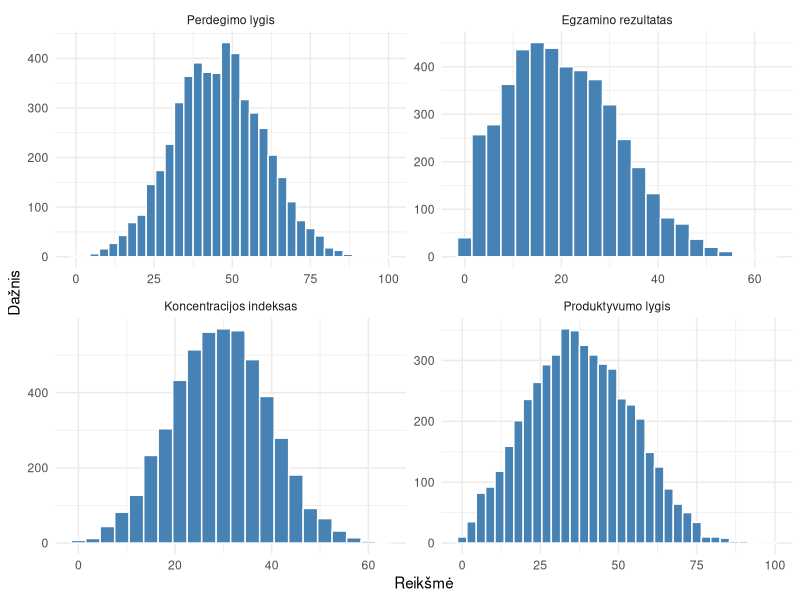
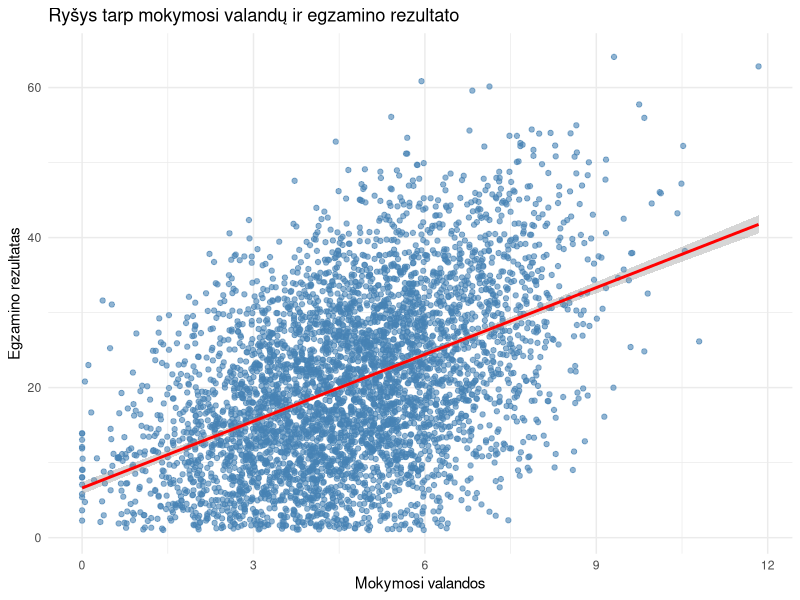
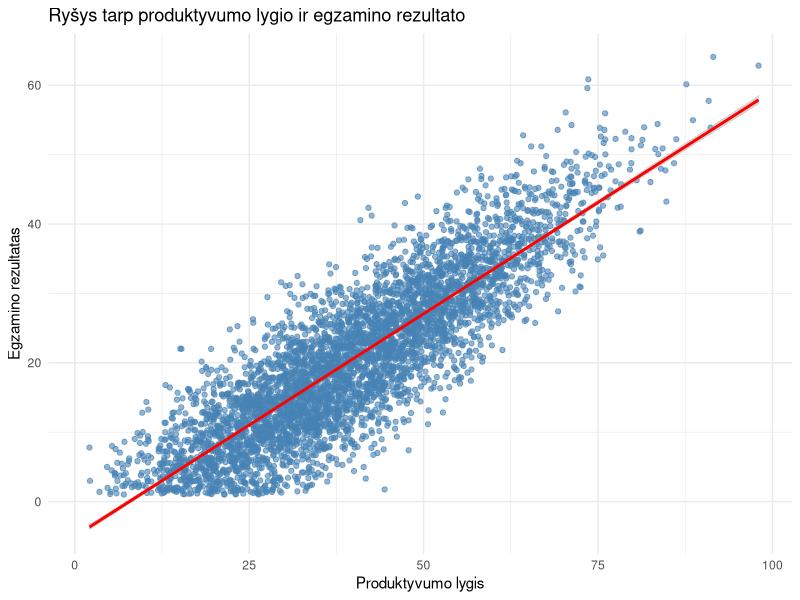
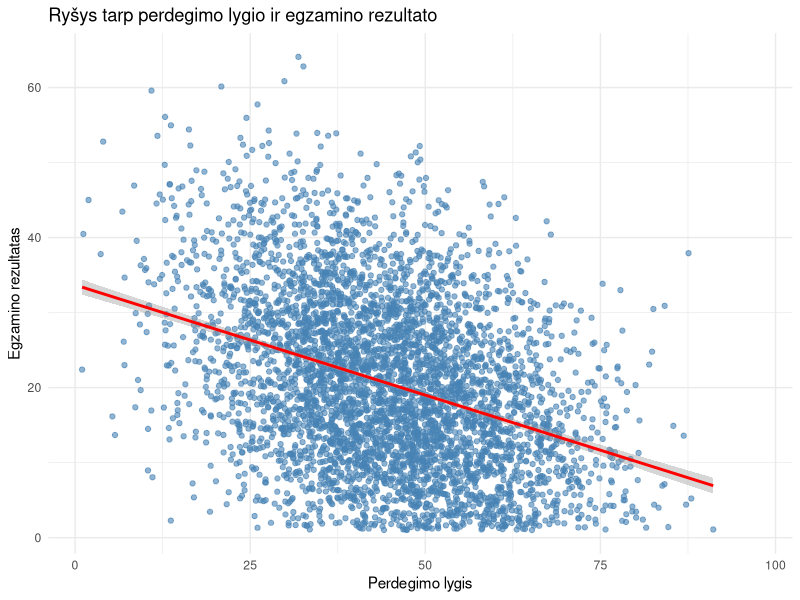
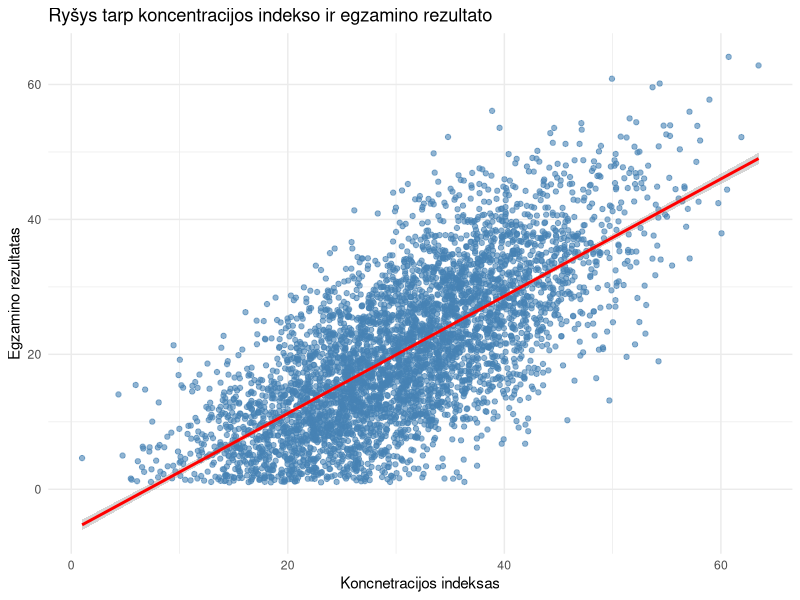
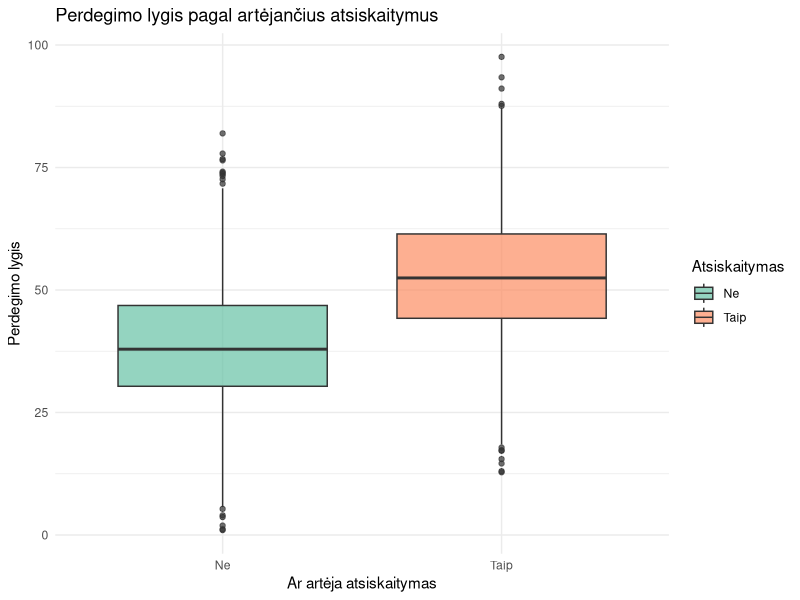
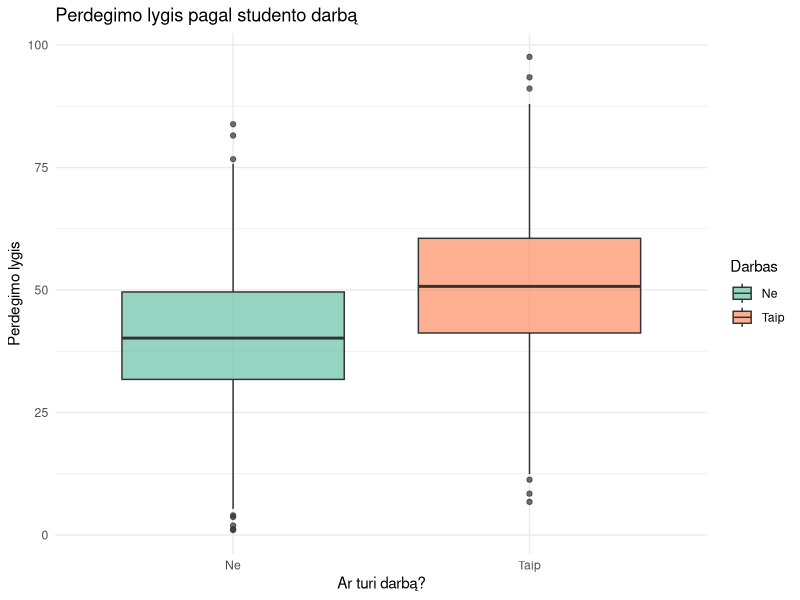

Write R code to recreate these figures, in order.
## ---- chunk 1
library(readxl)
library(dplyr)
library(tidyr)
library(e1071)
library(ggplot2)
## ---- chunk 2
duomenys <- read_excel("Duomenys.xlsx", sheet = "duomenys", range = "A1:U5001")

duomenys <- duomenys %>%
  mutate(across(c(1, 2, 5:15, 17:21), ~as.numeric(.))) %>%
  mutate(exam_score = na_if(exam_score, 1.0)) %>%
  mutate(productivity_score = na_if(productivity_score, 1.0))
## ---- chunk 3
# Histograma 1 - egzamino rezultatai (exam_score)
# Histograma 2 - produktyvumo lygis (productivity_score)
# Histograma 3 - perdegimo lygis (burnout_level)
# Histograma 4 - koncentracijos indeksas (focus_index)
duomenys %>%
  dplyr::select(exam_score, productivity_score, burnout_level, focus_index) %>%
  pivot_longer(cols = everything(),
               names_to = "kintamasis",
               values_to = "reiksme") %>%
  ggplot(aes(x = reiksme)) +
  geom_histogram(binwidth = 3, fill = "steelblue", color = "white") +
  facet_wrap(~kintamasis, scales = "free",
             labeller = labeller(kintamasis = c(
               exam_score = "Egzamino rezultatas",
               productivity_score = "Produktyvumo lygis",
               burnout_level = "Perdegimo lygis",
               focus_index = "Koncentracijos indeksas"
             ))) +
  labs(x = "Reikšmė", y = "Dažnis") +
  theme_minimal()
## ---- chunk 4
# Sklaidos diagrama 1 - ryšys tarp mokimosi valandų ir egzamino rezultato
ggplot(duomenys, aes(x = study_hours, y = exam_score)) +
  geom_point(color = "steelblue", alpha = 0.6) +
  geom_smooth(method = "lm", se = TRUE, color = "red") +
  labs(
    title = "Ryšys tarp mokymosi valandų ir egzamino rezultato",
    x = "Mokymosi valandos",
    y = "Egzamino rezultatas"
  ) +
  theme_minimal()

# Sklaidos diagrama 2 - ryšys tarp produktyvumo lygio ir egzamino rezultato
ggplot(duomenys, aes(x = productivity_score, y = exam_score)) +
  geom_point(color = "steelblue", alpha = 0.6) +
  geom_smooth(method = "lm", se = TRUE, color = "red") +
  labs(
    title = "Ryšys tarp produktyvumo lygio ir egzamino rezultato",
    x = "Produktyvumo lygis",
    y = "Egzamino rezultatas"
  ) +
  theme_minimal()

# Sklaidos diagrama 3 - ryšys tarp perdegimo lygio ir egzamino rezultato
ggplot(duomenys, aes(x = burnout_level, y = exam_score)) +
  geom_point(color = "steelblue", alpha = 0.6) +
  geom_smooth(method = "lm", se = TRUE, color = "red") +
  labs(
    title = "Ryšys tarp perdegimo lygio ir egzamino rezultato",
    x = "Perdegimo lygis",
    y = "Egzamino rezultatas"
  ) +
  theme_minimal()

# Sklaidos diagrama 4 - ryšys tarp koncentracijos indekso ir egzamino rezultato
ggplot(duomenys, aes(x = focus_index, y = exam_score)) +
  geom_point(color = "steelblue", alpha = 0.6) +
  geom_smooth(method = "lm", se = TRUE, color = "red") +
  labs(
    title = "Ryšys tarp koncentracijos indekso ir egzamino rezultato",
    x = "Koncnetracijos indeksas",
    y = "Egzamino rezultatas"
  ) +
  theme_minimal()
## ---- chunk 5
# Duomenų pertvarkymas grafikams
duomenys$part_time_job <- factor(duomenys$part_time_job,
                                 levels = c(0, 1),
                                 labels = c("Ne", "Taip"))
duomenys$upcoming_deadline <- factor(duomenys$upcoming_deadline,
                                 levels = c(0, 1),
                                 labels = c("Ne", "Taip"))
## ---- chunk 6
# Boxplot 1 - perdegimo lygis pagal artėjančius atsiskaitymus
ggplot(duomenys, aes(x = upcoming_deadline, y = burnout_level, fill = upcoming_deadline)) +
  geom_boxplot(alpha = 0.7) +
  labs(
    title = "Perdegimo lygis pagal artėjančius atsiskaitymus",
    x = "Ar artėja atsiskaitymas",
    y = "Perdegimo lygis",
    fill = "Atsiskaitymas"
  ) +
  theme_minimal() +
  scale_fill_brewer(palette = "Set2")

# Boxplot 2 - perdegimo lygis pagal tai ar studentas turi darbą
ggplot(duomenys, aes(x = part_time_job, y = burnout_level, fill = part_time_job)) +
  geom_boxplot(alpha = 0.7) +
  labs(
    title = "Perdegimo lygis pagal studento darbą",
    x = "Ar turi darbą?",
    y = "Perdegimo lygis",
    fill = "Darbas"
  ) +
  theme_minimal() +
  scale_fill_brewer(palette = "Set2")
## ---- chunk 7
kiekybiniai <- c(2, 5:13, 17:21)
funkcijos <- list(
  Vidurkis    = ~mean(.x, na.rm = TRUE),
  Min         = ~min(.x, na.rm = TRUE),
  Max         = ~max(.x, na.rm = TRUE),
  Dispersija  = ~var(.x, na.rm = TRUE),
  StNuokrypis = ~sd(.x, na.rm = TRUE),
  Q1          = ~quantile(.x, 0.25, na.rm = TRUE),
  Q2          = ~median(.x, na.rm = TRUE),
  Q3          = ~quantile(.x, 0.75, na.rm = TRUE),
  IQR         = ~IQR(.x, na.rm = TRUE),
  Asimetrija  = ~skewness(.x, na.rm = TRUE),
  Eksecesas   = ~kurtosis(.x, na.rm = TRUE)
)

ch <- duomenys %>%
  dplyr::select(all_of(c(2, 5:13, 17:21))) %>%
  summarise(across(everything(), funkcijos)) %>%
  pivot_longer(everything(),
               names_to = c("Kintamasis", "Charakteristika"),
               names_sep = "_(?=[^_]+$)") %>%
  pivot_wider(names_from = Charakteristika, values_from = value)

print(ch)
## ---- chunk 8
kategoriniai <- c(3:4, 14:16)

for (kol in kategoriniai) {
  pav <- colnames(duomenys)[kol]
  cat("\n", pav, "\n")
  
  lentele <- duomenys %>%
    count(.data[[pav]]) %>%
    rename(Kategorija = 1, Daznis = n) %>%
    mutate(Procentai = round(Daznis / sum(Daznis) * 100, 2))
  
  print(lentele)
}
## ---- chunk 9
tests <- data.frame(
  Hipoteze = c("H1", "H2", "H3", "H4", "H5", "H6", "H7"),
  Testas = c(
    "Mann-Whitney-Wilcoxon rangų sumų testas",
    "Vienos imties Wilcoxon testas",
    "Kruskal-Wallis testas",
    "Porinis Wilcoxon testas",
    "Kruskal-Wallis testas",
    "Chi kvadrato suderinamumo kriterijus",
    "Chi kvadrato nepriklausomumo kriterijus"
  ),
  Kintamieji = c(
    "exam_score pagal sleep_group",
    "focus_index aktyvių studentų grupėje",
    "burnout_level pagal internet_quality",
    "screen_time_hours ir study_hours",
    "productivity_score pagal academic_level",
    "study_hours > 5",
    "upcoming_deadline ir high_productivity"
  )
)
tests
## ---- chunk 10
lab3_data <- if (exists("duomenys")) duomenys else data

lab3_data$sleep_group <- factor(
  ifelse(lab3_data$sleep_hours >= 7,
         "Miega >= 7 val.", "Miega < 7 val."),
  levels = c("Miega < 7 val.", "Miega >= 7 val.")
)

lab3_data$active_group <- factor(
  ifelse(lab3_data$exercise_minutes > 60,
         "Fiziškai aktyvūs", "Mažiau aktyvūs")
)

lab3_data$study_more_5 <- factor(
  ifelse(lab3_data$study_hours > 5, "Daugiau nei 5 val.", "Ne daugiau nei 5 val.")
)

lab3_data$high_productivity <- factor(
  ifelse(lab3_data$productivity_score >= median(lab3_data$productivity_score, na.rm = TRUE),
         "Aukštas produktyvumas", "Žemesnis produktyvumas")
)
## ---- chunk 11
table(lab3_data$sleep_group)
table(lab3_data$active_group)
table(lab3_data$internet_quality)
table(lab3_data$academic_level)
sum(complete.cases(lab3_data[, c("screen_time_hours", "study_hours")]))
sum(complete.cases(lab3_data[, c("productivity_score", "academic_level")]))
## ---- chunk 12
study_more_5_table <- table(lab3_data$study_more_5)
study_more_5_table
chisq.test(study_more_5_table, p = c(0.5, 0.5))$expected
## ---- chunk 13
deadline_productivity_table <- table(lab3_data$upcoming_deadline,
                                     lab3_data$high_productivity)
deadline_productivity_table
chisq.test(deadline_productivity_table)$expected
## ---- chunk 14
aggregate(exam_score ~ sleep_group, data = lab3_data,
          FUN = function(x) c(n = length(x),
                              median = median(x, na.rm = TRUE),
                              mean = mean(x, na.rm = TRUE)))
## ---- chunk 15
sleep_enough <- lab3_data$exam_score[lab3_data$sleep_group == "Miega >= 7 val."]
sleep_less <- lab3_data$exam_score[lab3_data$sleep_group == "Miega < 7 val."]

h1_test <- wilcox.test(sleep_enough, sleep_less,
                       alternative = "greater",
                       exact = FALSE)
h1_test
## ---- chunk 16
overall_focus_median <- median(lab3_data$focus_index, na.rm = TRUE)
active_focus <- lab3_data$focus_index[lab3_data$exercise_minutes > 60]

data.frame(
  bendra_mediana = overall_focus_median,
  aktyviu_studentu_n = length(active_focus),
  aktyviu_studentu_mediana = median(active_focus, na.rm = TRUE),
  aktyviu_studentu_vidurkis = mean(active_focus, na.rm = TRUE)
)
## ---- chunk 17
h2_test <- wilcox.test(active_focus,
                       mu = overall_focus_median,
                       alternative = "two.sided",
                       exact = FALSE)
h2_test
## ---- chunk 18
aggregate(burnout_level ~ internet_quality, data = lab3_data,
          FUN = function(x) c(n = length(x),
                              median = median(x, na.rm = TRUE),
                              mean = mean(x, na.rm = TRUE),
                              IQR = IQR(x, na.rm = TRUE)))
## ---- chunk 19
h3_test <- kruskal.test(burnout_level ~ internet_quality, data = lab3_data)
h3_test
## ---- chunk 20
summary(lab3_data[, c("screen_time_hours", "study_hours")])
## ---- chunk 21
h4_test <- wilcox.test(lab3_data$screen_time_hours,
                       lab3_data$study_hours,
                       paired = TRUE,
                       alternative = "greater",
                       exact = FALSE)
h4_test
## ---- chunk 22
aggregate(productivity_score ~ academic_level, data = lab3_data,
          FUN = function(x) c(n = length(x),
                              median = median(x, na.rm = TRUE),
                              mean = mean(x, na.rm = TRUE),
                              IQR = IQR(x, na.rm = TRUE)))
## ---- chunk 23
h5_test <- kruskal.test(productivity_score ~ academic_level, data = lab3_data)
h5_test
## ---- chunk 24
study_more_5_table
prop.table(study_more_5_table)
## ---- chunk 25
h6_test <- chisq.test(study_more_5_table, p = c(0.5, 0.5))
h6_test
## ---- chunk 26
deadline_productivity_table
prop.table(deadline_productivity_table, margin = 1)
## ---- chunk 27
h7_test <- chisq.test(deadline_productivity_table)
h7_test
## ---- chunk 28
isvados <- data.frame(
  Hipoteze = c("H1", "H2", "H3", "H4", "H5", "H6", "H7"),
  Testas = c(
    "Mann-Whitney-Wilcoxon",
    "Vienos imties Wilcoxon",
    "Kruskal-Wallis",
    "Porinis Wilcoxon",
    "Kruskal-Wallis",
    "Chi kvadrato suderinamumo",
    "Chi kvadrato nepriklausomumo"
  ),
  P_reiksme = c(
    "< 2,2e-16",
    "0,8249",
    "0,6426",
    "< 2,2e-16",
    "0,9258",
    "< 2,2e-16",
    "3,404e-09"
  ),
  Sprendimas = c(
    "H0 atmetama",
    "H0 neatmetama",
    "H0 neatmetama",
    "H0 atmetama",
    "H0 neatmetama",
    "H0 atmetama",
    "H0 atmetama"
  )
)
isvados
